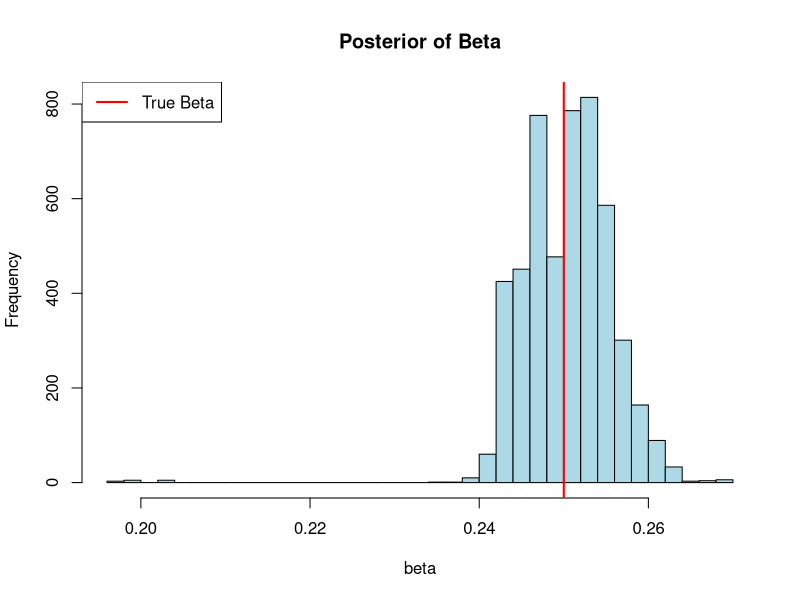
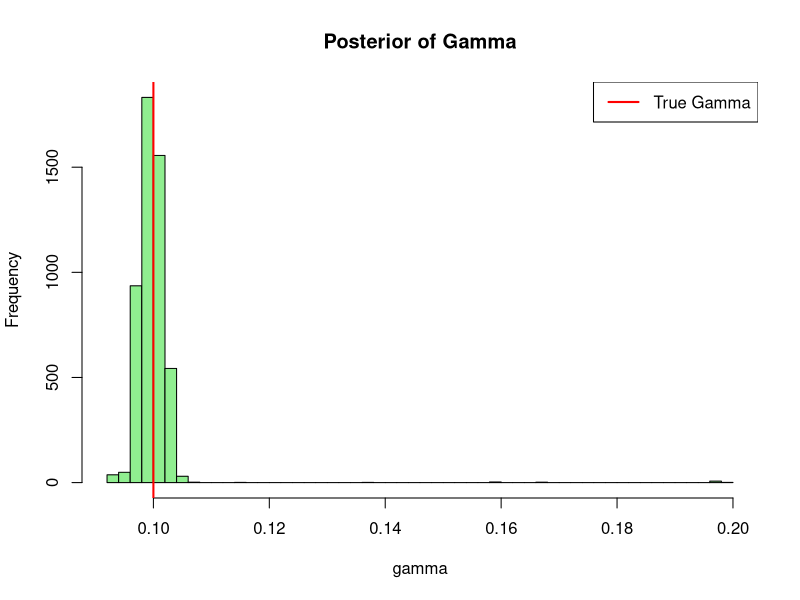
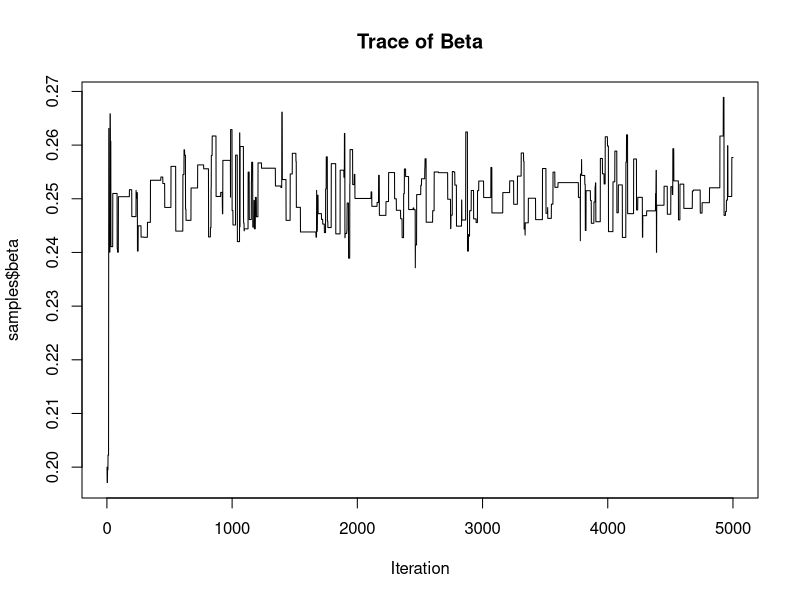
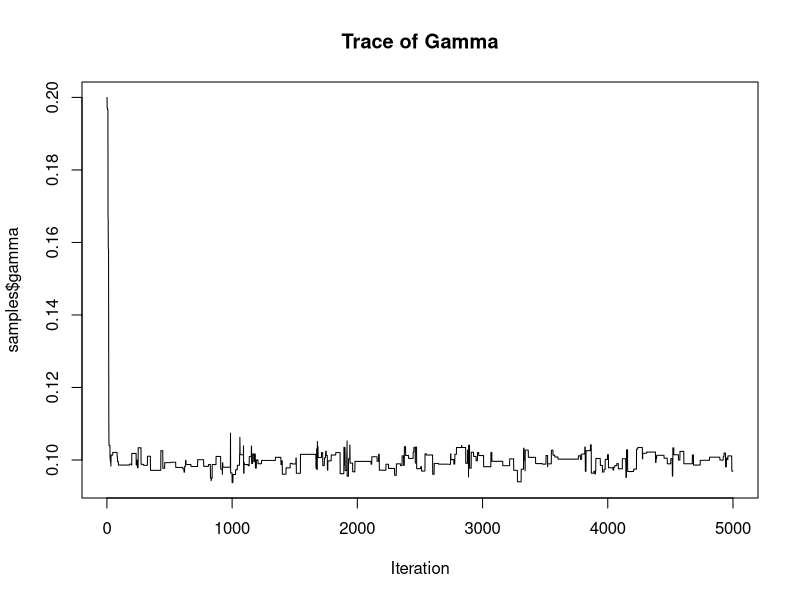
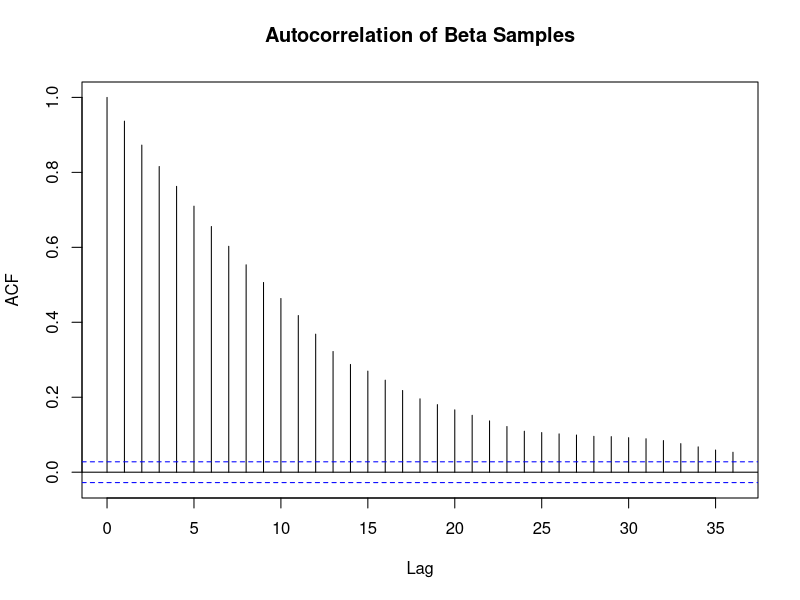
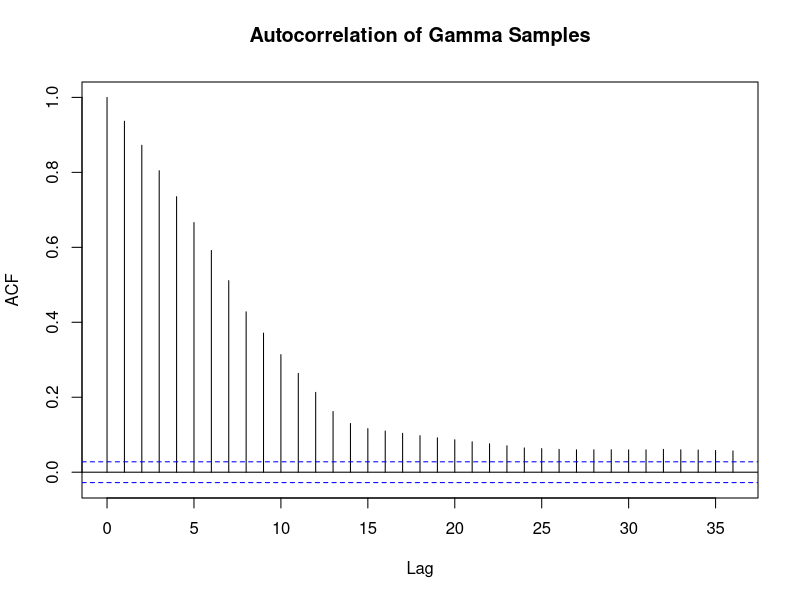
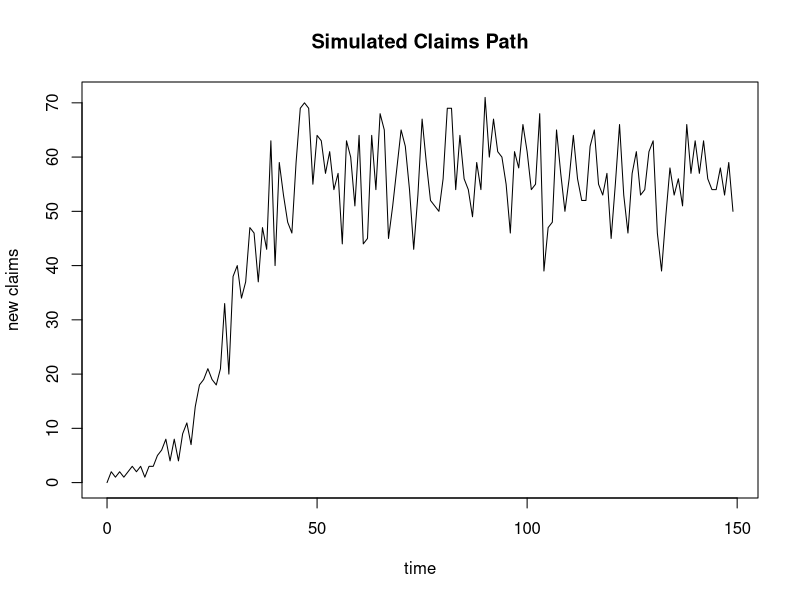
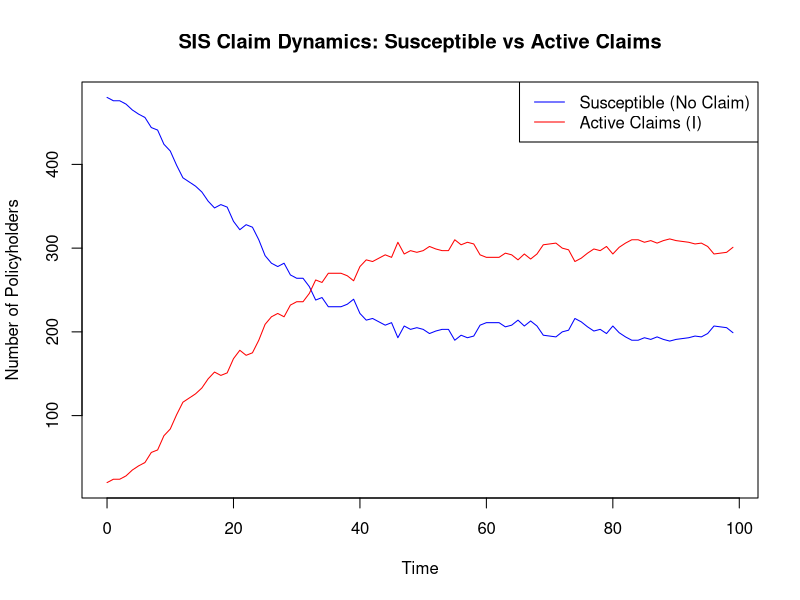

R code for these plots, in order:
# ----------------------------------------
# Bayesian Inference: Static SIS Model
# ----------------------------------------

## Step 1: Simulate Policyholder Claim Data

simulate_claim_SIS <- function(N, beta, gamma, I0, T) {
  S <- numeric(T)
  I <- numeric(T)
  new_claims <- numeric(T)
  resolved_claims <- numeric(T)
  
  S[1] <- N - I0
  I[1] <- I0
  
  for (t in 1:(T - 1)) {
    p_claim <- 1 - exp(-beta * I[t] / N)
    p_resolve <- 1 - exp(-gamma)
    
    new_I <- rbinom(1, S[t], p_claim)
    new_S <- rbinom(1, I[t], p_resolve)
    
    new_claims[t + 1] <- new_I
    resolved_claims[t + 1] <- new_S
    
    S[t + 1] <- S[t] - new_I + new_S
    I[t + 1] <- I[t] + new_I - new_S
  }
  
  return(data.frame(
    time = 0:(T - 1), S = S, I = I,
    new_claims = new_claims, resolved_claims = resolved_claims
  ))
}

## Step 2: Log-likelihood for Claims

loglik_claim_SIS <- function(params, data) {
  beta <- params[1]
  gamma <- params[2]
  if (beta <= 0 || gamma <= 0) return(-Inf)
  
  N <- data$S[1] + data$I[1]
  loglik <- 0
  
  for (t in 1:(nrow(data) - 1)) {
    St <- data$S[t]
    It <- data$I[t]
    new_I <- data$new_claims[t + 1]
    new_S <- data$resolved_claims[t + 1]
    
    p_claim <- min(max(1 - exp(-beta * It / N), 1e-10), 1 - 1e-10)
    p_resolve <- min(max(1 - exp(-gamma), 1e-10), 1 - 1e-10)
    
    loglik <- loglik +
      dbinom(new_I, St, p_claim, log = TRUE) +
      dbinom(new_S, It, p_resolve, log = TRUE)
  }
  
  return(loglik)
}

## Step 3: Log-prior (Exponential)

log_prior <- function(beta, gamma, lambda_beta = 1, lambda_gamma = 1) {
  dexp(beta, rate = lambda_beta, log = TRUE) +
    dexp(gamma, rate = lambda_gamma, log = TRUE)
}

## Step 4: Metropolis-Hastings Inference

MH_sampler <- function(data, n_iter, beta_init, gamma_init, lambda_beta, lambda_gamma, proposal_sd) {
  beta <- beta_init
  gamma <- gamma_init
  samples <- matrix(NA, n_iter, 2)
  accepted <- 0
  
  for (i in 1:n_iter) {
    beta_prop <- rnorm(1, beta, proposal_sd)
    gamma_prop <- rnorm(1, gamma, proposal_sd)
    
    if (beta_prop > 0 && gamma_prop > 0) {
      loglik_curr <- loglik_claim_SIS(c(beta, gamma), data)
      loglik_prop <- loglik_claim_SIS(c(beta_prop, gamma_prop), data)
      
      logprior_curr <- log_prior(beta, gamma, lambda_beta, lambda_gamma)
      logprior_prop <- log_prior(beta_prop, gamma_prop, lambda_beta, lambda_gamma)
      
      log_alpha <- (loglik_prop + logprior_prop) - (loglik_curr + logprior_curr)
      
      if (log(runif(1)) < log_alpha) {
        beta <- beta_prop
        gamma <- gamma_prop
        accepted <- accepted + 1
      }
    }
    
    samples[i, ] <- c(beta, gamma)
  }
  
  cat("Acceptance rate:", accepted / n_iter, "\n")
  samples <- as.data.frame(samples)
  colnames(samples) <- c("beta", "gamma")
  return(samples)
}

## Step 5: Simulate & Run

set.seed(42)
true_beta <- 0.25
true_gamma <- 0.1

data <- simulate_claim_SIS(N = 500, beta = true_beta, gamma = true_gamma, I0 = 20, T = 100)

samples <- MH_sampler(
  data = data,
  n_iter = 5000,
  beta_init = 0.2,
  gamma_init = 0.2,
  lambda_beta = 1,
  lambda_gamma = 1,
  proposal_sd = 0.02
)

## Step 6: Analyze Posterior

# Histogram of Posterior of Beta
hist(samples$beta, col = "lightblue", breaks = 50,
     main = "Posterior of Beta", xlab = "beta")
abline(v = true_beta, col = "red", lwd = 2)
legend("topleft", legend = c("True Beta"),
       col = c("red"), lwd = 2)

# Histogram of Posterior of Gamma
hist(samples$gamma, col = "lightgreen", breaks = 50, main = "Posterior of Gamma", xlab = "gamma")
abline(v = true_gamma, col = "red", lwd = 2)
legend("topright", legend = c("True Gamma"),
       col = c("red"), lwd = 2)

# Trace plot of Beta
plot(samples$beta, type = "l", main = "Trace of Beta", xlab = "Iteration" )

# Trace plot of Gamma
plot(samples$gamma, type = "l", main = "Trace of Gamma", xlab = "Iteration")

# Autocorrelation plot of Beta
acf(samples$beta, main = "Autocorrelation of Beta Samples")

# Autocorrelation plot of Gamma
acf(samples$gamma, main = "Autocorrelation of Gamma Samples")

# Posterior Estimates of Parameters
mean(samples$beta)
quantile(samples$beta, probs = c(0.025, 0.975))  # 95% credible interval
# ie. “There is a 95% probability that the true claim rate β lies between ... and ...”

## Step 7: Forecast Future Claims

# Sample one posterior draw:
burn_in <- 500
beta_draw <- samples$beta[sample((burn_in+1):nrow(samples), 1)]
gamma_draw <- samples$gamma[sample((burn_in+1):nrow(samples), 1)]

# Simulate claim path from model
simulated <- simulate_claim_SIS(N = 1000, beta = beta_draw, gamma = gamma_draw, 5, 150)

# Plot claims over time
plot(simulated$time, simulated$new_claims, type = "l", main = "Simulated Claims Path", xlab = "time",
     ylab = "new claims")

# Plot number of Active and Susceptible Policyholders over Time
matplot(data$time, cbind(data$S, data$I), type = "l", lty = 1, 
        col = c("blue", "red"),
        xlab = "Time", ylab = "Number of Policyholders",
        main = "SIS Claim Dynamics: Susceptible vs Active Claims")

legend("topright", 
       legend = c("Susceptible (No Claim)", "Active Claims (I)"),
       col = c("blue", "red"), lty = 1)


## Step 8: Multiple simulations

n_sims <- 100

# Initiate matrix for future claims for all sims
future_claims <- matrix(0, nrow = 150, ncol = n_sims) 

# Run simulations
for (i in 1:n_sims) {
  beta_i <- samples$beta[sample(1:nrow(samples), 1)]
  gamma_i <- samples$gamma[sample(1:nrow(samples), 1)]
  
  sim <- simulate_claim_SIS(N = 1000, beta = beta_i, gamma = gamma_i, I0 = 5, T = 150)
  future_claims[, i] <- sim$new_claims
}

# Plot 5 simulated paths
matplot(future_claims[, 1:5], type = "l", lty = 1, col = rainbow(5), 
        main = "Posterior Predictive Claim Paths",  xlab = "time")
